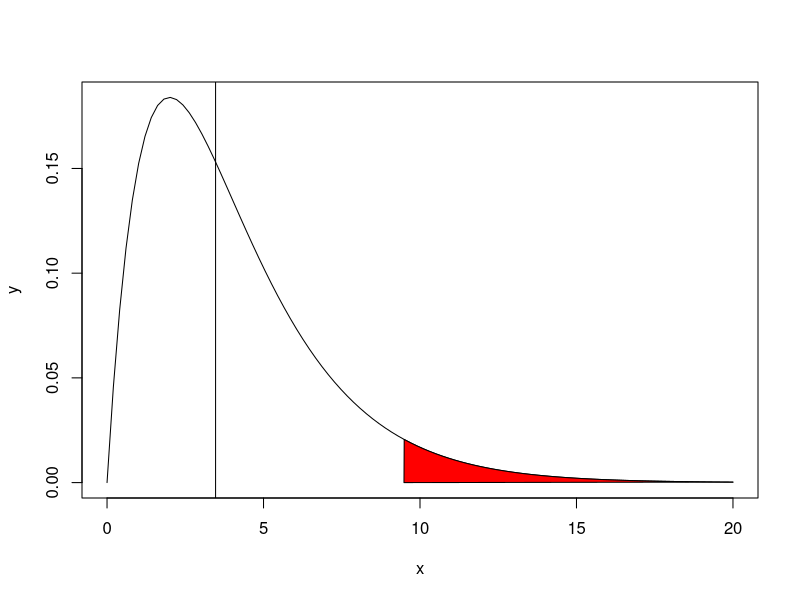
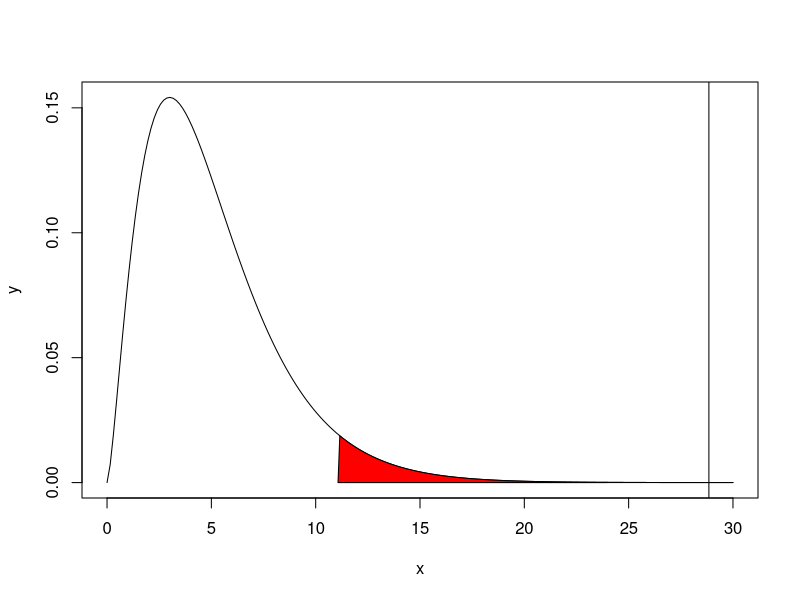
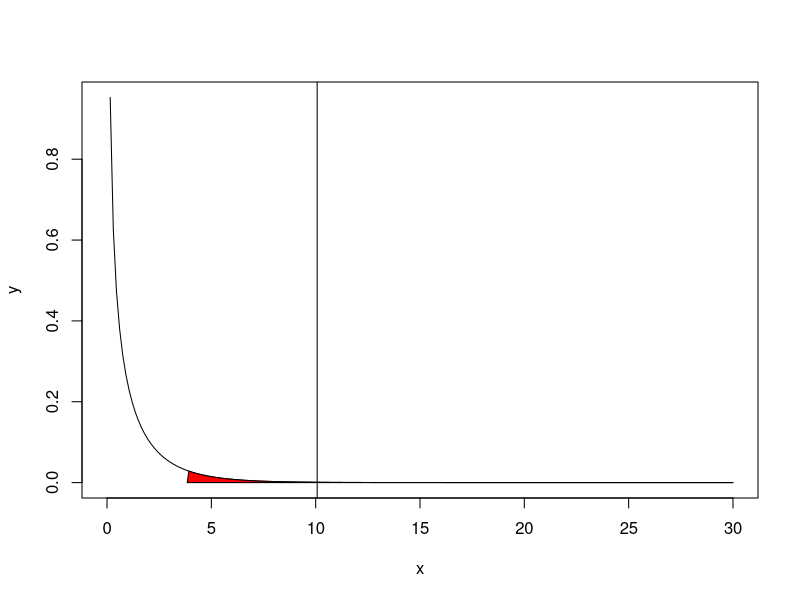

R code for these plots, in order:
# Research techniques. The chi-squared test

#
# Sample superhero types - goodness of fit test
#
hero_sample <- data.frame(
  num_sample = c( 127,      75,     98,      27,    73),
  row.names  = c("Mutant", "Mens", "Alien", "God", "Demon"))
expect_frqs <- c(.35,      .17,    .23,     .08,   .17)
expected_values = 400 * expect_frqs
result <- chisq.test(hero_sample$num_sample, p = expect_frqs)
df_heroes <- length(hero_sample$num_sample) - 1

X2 <- result$statistic
g <- qchisq(.95, df = df_heroes)

# Conclusion:
sprintf("Chi² = %f", X2)
sprintf("g    = %f", g)
if(X2 < g) {
  print("Accept H0, sample is representative")
} else {
  print("Reject H0, sample is NOT representative")
}

# Plot critical area
x <- seq(0, 20, length.out = 100)
y <- dchisq(x, df = df_heroes)
plot(x, y, type = 'l')  # Plot probability density of the chi²-distribution
abline(v = X2)          # Plot the value of the chi²

i <- x >= g
polygon(c(g, x[i]),     # Plot the critical area (where H0 is rejected)
        c(0, y[i]),
        col='red')

#
# Case families with 5 children
#
num_children <- 5
prob_boy <- .5
# Observed values (number of families with 0..5 boys)
obs <- c(58, 149, 305, 303, 162, 45)
# Expected values for the associated family size and probability of the number of boys
k <- 0:5
exp <- choose(num_children, k) * prob_boy ^ k * (1 - prob_boy) ^ (num_children - k)
df_children <- length(obs) -1

# Execute chi² test
results_children <- chisq.test(obs, p = exp)
# Which categories are most extreme? (i.e. standardised residuals outside of [-2, 2])
results_children$stdres


# Plot critical area
x <- seq(0,30,length.out=200)
y <- dchisq(x, df = df_children)
plot(x, y, type = 'l')  # Plot probability density of the chi²-distribution
abline(v = results_children$statistic) # Plot value of chi²
g <- qchisq(.95, df = df_children)
i <- x >= g
polygon(c(g, x[i]),     # Plot the critical area (where H0 is rejected)
        c(0, y[i]),
        col='red')

#
# The smoking doctors (Doll & Hill, 1954)
#
doll_hill <- read.csv("doll_hill.csv")
observations <- table(doll_hill)
expected <- as.array(margin.table(observations,1)) %*%
  t(as.array(margin.table(observations,2))) / 
  margin.table(observations)
n <- sum(observations)
normalized_residuals <- 
  (observations - expected) /
  sqrt(expected * (1 - expected / n))
alpha <- 0.05

X2_doctors <- chisq.test(observations, correct = FALSE)
g <- qchisq(1 - alpha, df = 1)

# Plot critical area
x <- seq(0,30,length.out=200)
y <- dchisq(x, df = 1)
plot(x, y, type = 'l')  # Plot probability density of the chi²-distribution
abline(v = X2_doctors$statistic)          # Plot value of chi²

i <- x >= g
polygon(c(g, x[i]),     # Plot the critical area (where H0 is rejected)
        c(0, y[i]),
        col='red')

